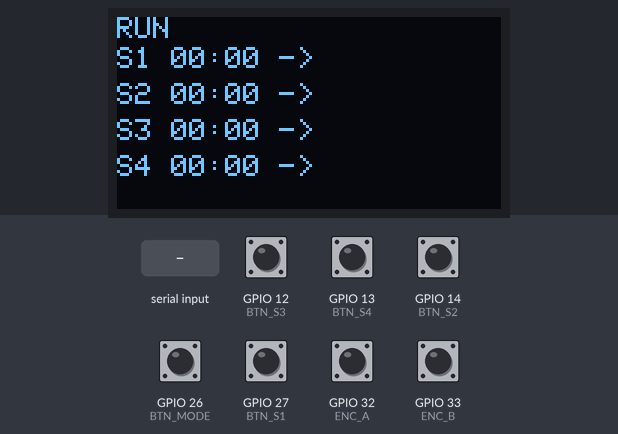
Bench run of a sketch on a simulated ESP32. Parts: 128×64 one-colour display. The inputs (shaded band) are chosen by the test bench; at power-on: GPIO 12 (BTN_S3), GPIO 13 (BTN_S4), GPIO 14 (BTN_S2), GPIO 26 (BTN_MODE), GPIO 27 (BTN_S1), GPIO 32 (ENC_A), GPIO 33 (ENC_B) HIGH. What the sketch prints to the serial monitor is not drawn.

Above: at 1.2 s.
1.3 s: "ACK,START\n" received over the second serial link
At 2.5 s:
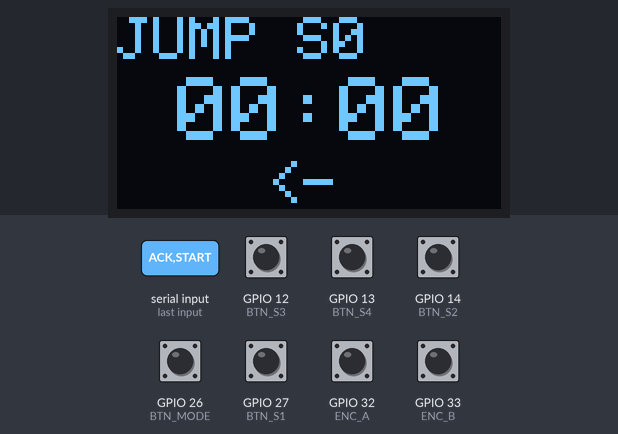
2.8 s: GPIO 12 (BTN_S3) pulled LOW for 0.15 s
At 3.6 s:
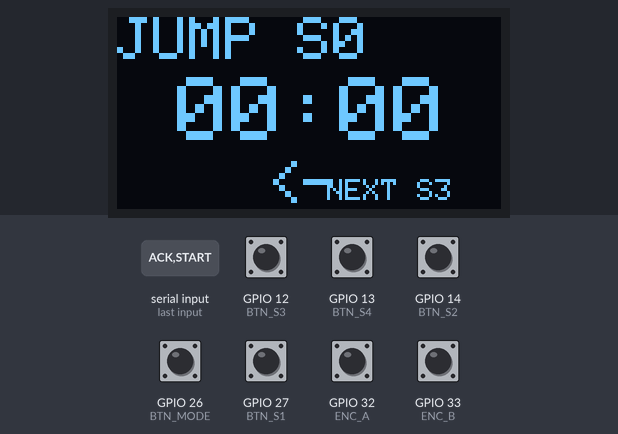
4.4 s: GPIO 13 (BTN_S4) pulled LOW for 0.15 s
At 4.8 s:
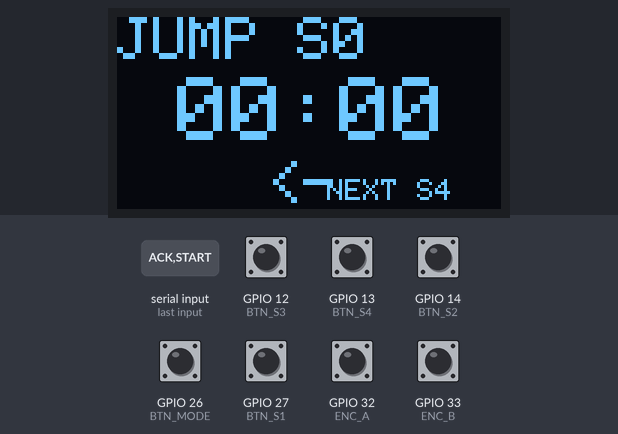
6.0 s: GPIO 14 (BTN_S2) pulled LOW for 1 s
At 7.5 s:
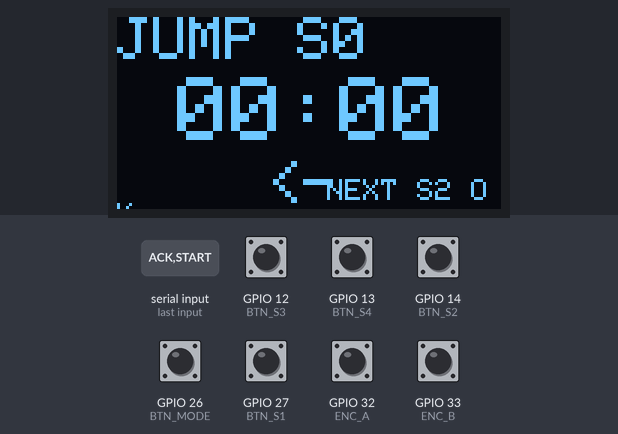
8.5 s: "ACK,DONE\n" received over the second serial link
At 9.0 s:
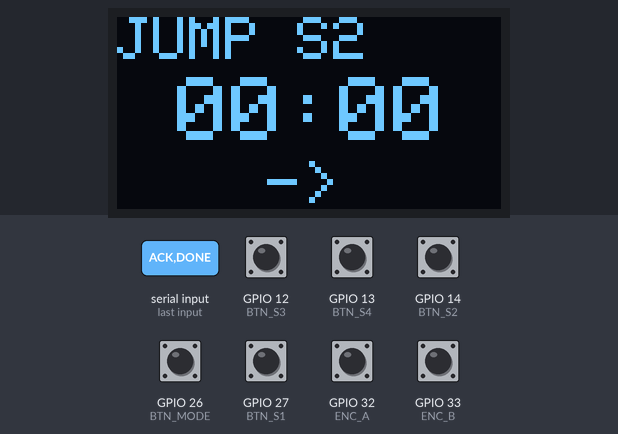
10.0 s: GPIO 27 (BTN_S1) pulled LOW for 0.15 s
At 11.2 s:
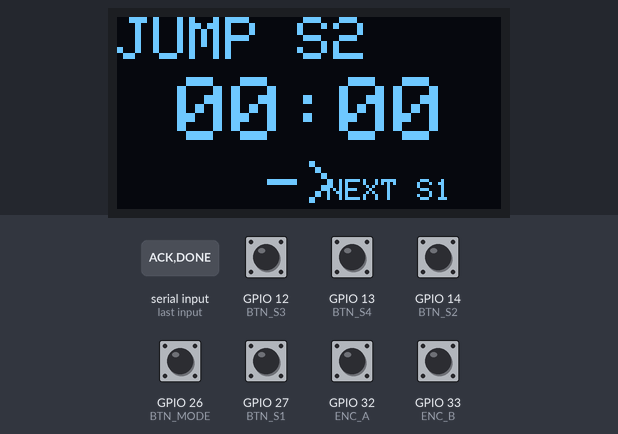
Timing chart, 0 to 12.6 s (numbered marks = the images above; inputs shaded):
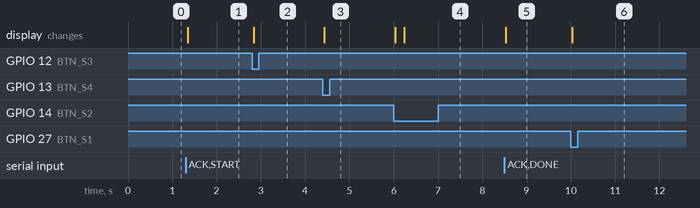

The sketch:

switchBox_jun25a.ino
```cpp
/*
自動時計　ターゲット時間設定、実行用スイッチボックスのためのコード

---ディスプレイ---
OLED SDA → GPIO21
OLED SCL → GPIO22

--- ロータリーエンコーダー ---
ENC_A → GPIO32
ENC_B → GPIO33
ENC_SW → GPIO25

--- モード切替ボタン ---
MODE_BTN → GPIO26

--- シーン実行ボタン ---
SCENE1 → GPIO27
SCENE2 → GPIO14
SCENE3 → GPIO12
SCENE4 → GPIO13

--- UART通信 ---
UART2
UART TX → GPIO17 (SH-U12 RXD)
UART RX → GPIO16 (SH-U12 TXD)
*/

#include <Wire.h>
#include <Adafruit_GFX.h>
#include <Adafruit_SSD1306.h>

// ===== OLED =====
#define SCREEN_WIDTH 128
#define SCREEN_HEIGHT 64
Adafruit_SSD1306 display(SCREEN_WIDTH, SCREEN_HEIGHT, &Wire, -1);

// ===== UART =====
HardwareSerial mySerial(2);

// ===== ピン =====
#define ENC_A 32
#define ENC_B 33
#define ENC_SW 25

#define BTN_MODE 26

#define BTN_S1 27
#define BTN_S2 14
#define BTN_S3 12
#define BTN_S4 13

// ===== モード =====
enum Mode
{
  RUN,
  SELECT_SCENE,
  EDIT_HOUR,
  EDIT_MINUTE,
  EDIT_DIR,
  READY_JUMP,
};

Mode mode = RUN;

// ===== Receiver状態 =====

enum ReceiverStatus
{
  RECEIVER_RUN,
  RECEIVER_JUMP,
  RECEIVER_ERROR
};

ReceiverStatus receiverStatus = RECEIVER_RUN;

// ===== シーン =====
struct Scene
{
  int hour;
  int minute;
  bool reverse;
};

Scene scenes[4];

// ===== Scene状態 =====
int activeScene = -1; // 現在JUMP中
int readyScene = -1;  // JUMP確認中
int nextScene = -1;   // 次に実行するScene

bool nextSceneReady = false;     // NEXT候補あり
bool nextSceneConfirmed = false; // NEXT確定

// ===== 状態 =====
int selectedScene = 0;
int editHour = 0;
int editMinute = 0;
bool editReverse = false;

// ===== エンコーダー =====
int lastA = HIGH;

// ===== デバウンス =====
unsigned long lastBtnTime = 0;
bool btnPressed(int pin)
{
  if (digitalRead(pin) == LOW && millis() - lastBtnTime > 200)
  {
    lastBtnTime = millis();
    return true;
  }
  return false;
}

// ===== エンコーダー処理 =====
int readEncoder()
{
  int a = digitalRead(ENC_A);
  int b = digitalRead(ENC_B);

  int val = 0;

  if (a != lastA)
  {
    if (b != a)
      val = 1;
    else
      val = -1;
  }

  lastA = a;
  return val;
}

// ===== UART送信 =====
void sendScene(int i)
{
  char buf[16];
  sprintf(buf, "%d,%d,%d\n", scenes[i].hour, scenes[i].minute, scenes[i].reverse);
  mySerial.print(buf);
}

// ===== 描画 =====
void drawUI()
{

  display.clearDisplay();

  display.setTextColor(SSD1306_WHITE);

  // ==================================================
  // RUNモード
  // ==================================================

  if (mode == RUN)
  {

    // ===== JUMP中 =====
    if (receiverStatus == RECEIVER_JUMP)
    {

      display.setTextSize(2);

      display.setCursor(0, 0);
      display.printf("JUMP S%d", activeScene + 1);

      display.setTextSize(3);

      display.setCursor(20, 20);
      display.printf("%02d:%02d",
                     scenes[activeScene].hour,
                     scenes[activeScene].minute);

      display.setTextSize(2);

      display.setCursor(50, 48);

      if (scenes[activeScene].reverse)
      {
        display.print("<-");
      }
      else
      {
        display.print("->");
      }

      if (nextSceneReady)
      {
        display.setTextSize(1);
        display.setCursor(70, 54);

        if (nextSceneConfirmed)
        {
          display.printf("NEXT S%d OK", nextScene + 1);
        }
        else
        {
          display.printf("NEXT S%d", nextScene + 1);
        }
      }
    }

    // ===== 通常RUN =====
    else
    {

      display.setTextSize(1);

      display.setCursor(0, 0);
      display.println("RUN");

      for (int i = 0; i < 4; i++)
      {

        display.setCursor(0, 10 + i * 12);

        display.printf("S%d %02d:%02d %s",
                       i + 1,
                       scenes[i].hour,
                       scenes[i].minute,
                       scenes[i].reverse ? "<-" : "->");
      }
    }
  }

  // READY_JUMPモード

  else if (mode == READY_JUMP)
  {
    display.setTextSize(2);

    display.setCursor(0, 0);
    display.printf("READY S%d", readyScene + 1);

    display.setTextSize(3);

    display.setCursor(20, 20);
    display.printf("%02d:%02d",
                   scenes[readyScene].hour,
                   scenes[readyScene].minute);

    display.setTextSize(2);

    display.setCursor(50, 48);

    if (scenes[readyScene].reverse)
    {
      display.print("<-");
    }
    else
    {
      display.print("->");
    }
  }

  // ==================================================
  // シーン設定モード
  // ==================================================

  else
  {
    display.setTextSize(1);

    display.setCursor(0, 0);
    display.printf("SET S%d", selectedScene + 1);

    display.setCursor(0, 20);
    display.printf("H:%02d", editHour);

    display.setCursor(0, 35);
    display.printf("M:%02d", editMinute);

    display.setCursor(0, 50);
    display.printf("DIR:%s",
                   editReverse ? "<-" : "->");
  }

  display.display();
}

// ==================================================
// SELECT_SCENEモードでのシーン選択
// ==================================================
void selectSceneForJump(int i)
{
  readyScene = i;
  mode = READY_JUMP;
}

// ===== セットアップ =====
void setup()
{

  pinMode(ENC_A, INPUT_PULLUP);
  pinMode(ENC_B, INPUT_PULLUP);
  pinMode(ENC_SW, INPUT_PULLUP);

  pinMode(BTN_MODE, INPUT_PULLUP);

  pinMode(BTN_S1, INPUT_PULLUP);
  pinMode(BTN_S2, INPUT_PULLUP);
  pinMode(BTN_S3, INPUT_PULLUP);
  pinMode(BTN_S4, INPUT_PULLUP);

  Serial.begin(115200);
  mySerial.begin(9600, SERIAL_8N1, 16, 17);

  Wire.begin(21, 22);

  display.begin(SSD1306_SWITCHCAPVCC, 0x3C);

  display.clearDisplay();

  // 初期値
  for (int i = 0; i < 4; i++)
  {
    scenes[i] = {0, 0, false};
  }
}

// ===== ループ =====
void loop()
{

  int enc = readEncoder();

  // ===== Scene button を1回だけ読む =====
  int pressedScene = -1;

  if (btnPressed(BTN_S1))
  {
    pressedScene = 0;
  }
  else if (btnPressed(BTN_S2))
  {
    pressedScene = 1;
  }
  else if (btnPressed(BTN_S3))
  {
    pressedScene = 2;
  }
  else if (btnPressed(BTN_S4))
  {
    pressedScene = 3;
  }

  // ===== MODE button を1回だけ読む =====
  bool pressedMode = btnPressed(BTN_MODE);

  // ===== RUNモード =====
  if (mode == RUN)
  {
    // MODE → シーン設定
    if (pressedMode)
    {
      mode = SELECT_SCENE;
      selectedScene = 0;
    }

    // Sceneボタン
    else if (pressedScene != -1)
    {
      // ===== JUMP中 =====
      if (receiverStatus == RECEIVER_JUMP)
      {
        // ===== NEXT候補がまだない =====
        if (!nextSceneReady)
        {
          nextScene = pressedScene;
          nextSceneReady = true;
          nextSceneConfirmed = false;

          Serial.print("NEXT CANDIDATE = S");
          Serial.println(nextScene + 1);
        }

        // ===== NEXT候補がある =====
        else
        {
          // 同じSceneをもう一度押した
          if (pressedScene == nextScene)
          {
            nextSceneConfirmed = true;

            Serial.print("NEXT CONFIRMED = S");
            Serial.println(nextScene + 1);
          }

          // 別のSceneを押した
          else
          {
            nextScene = pressedScene;
            nextSceneConfirmed = false;

            Serial.print("NEXT CANDIDATE CHANGED = S");
            Serial.println(nextScene + 1);
          }
        }
      }
      // ===== 通常RUN =====
      else
      {
        readyScene = pressedScene;
        mode = READY_JUMP;
      }
    }
  }

  // ===== JUMP確認 =====
  else if (mode == READY_JUMP)
  {
    // MODE → Cancel
    if (pressedMode)
    {
      readyScene = -1;
      mode = RUN;
    }

    // Sceneボタン
    else if (pressedScene != -1)
    {
      // 同じSceneをもう一度押した → JUMP実行
      if (pressedScene == readyScene)
      {
        activeScene = readyScene;
        sendScene(readyScene);
        mode = RUN;
      }

      // 別のScene → 確認対象を変更
      else
      {
        readyScene = pressedScene;
      }
    }
  }

  // ===== シーン選択 =====
  if (mode == SELECT_SCENE)
  {

    selectedScene += enc;
    if (selectedScene < 0)
      selectedScene = 3;
    if (selectedScene > 3)
      selectedScene = 0;

    if (btnPressed(ENC_SW))
    {
      editHour = scenes[selectedScene].hour;
      editMinute = scenes[selectedScene].minute;
      editReverse = scenes[selectedScene].reverse;
      mode = EDIT_HOUR;
    }
  }

  // ===== 時設定 =====
  else if (mode == EDIT_HOUR)
  {

    editHour += enc;
    if (editHour < 0)
      editHour = 11;
    if (editHour > 11)
      editHour = 0;

    if (btnPressed(ENC_SW))
      mode = EDIT_MINUTE;
  }

  // ===== 分設定 =====
  else if (mode == EDIT_MINUTE)
  {

    editMinute += enc * 5;
    if (editMinute < 0)
      editMinute = 55;
    if (editMinute > 55)
      editMinute = 0;

    if (btnPressed(ENC_SW))
      mode = EDIT_DIR;
  }

  // ===== 方向 =====
  else if (mode == EDIT_DIR)
  {

    if (enc != 0)
      editReverse = !editReverse;

    if (btnPressed(ENC_SW))
    {
      scenes[selectedScene] = {editHour, editMinute, editReverse};
      mode = RUN;
    }
  }

  // ===== UART受信 =====
  if (mySerial.available())
  {

    String s = mySerial.readStringUntil('\n');
    s.trim();

    Serial.print("RS485 RX: ");
    Serial.println(s);

    if (s == "ACK,START")
    {
      receiverStatus = RECEIVER_JUMP;

      Serial.println("Receiver Status = JUMP");
      Serial.println(" / Scene = S");
      Serial.println(activeScene + 1);
    }

    else if (s == "ACK,DONE")
    {
      Serial.println("Receiver JUMP DONE");

      // ===== NEXTが確定している場合 =====
      if (nextSceneReady && nextSceneConfirmed)
      {
        activeScene = nextScene;

        Serial.print("AUTO NEXT JUMP -> S");
        Serial.println(activeScene + 1);

        sendScene(activeScene);

        // NEXTを消費
        nextScene = -1;
        nextSceneReady = false;
        nextSceneConfirmed = false;

        // Receiverはすぐ次のJUMPへ
        receiverStatus = RECEIVER_JUMP;
      }

      // ===== NEXTがない場合 =====
      else
      {
        receiverStatus = RECEIVER_RUN;

        Serial.println("Receiver Status = RUN");

        activeScene = -1;

        // NEXT候補があっても未確定なら破棄
        nextScene = -1;
        nextSceneReady = false;
        nextSceneConfirmed = false;
      }
    }
  }

  drawUI();
}
```

Measured:
- after the input at 1.3 s, the display: changes at once (image 1)
- after the input at 2.8 s, the display: changes at once (image 2)
- after the input at 4.4 s, the display: changes at once (image 3)
- after the input at 6.0 s, the display: first changes at once (image 4 shows a later state)
- after the input at 8.5 s, the display: changes at once (image 5)
- after the input at 10.0 s, the display: changes at once (image 6)
